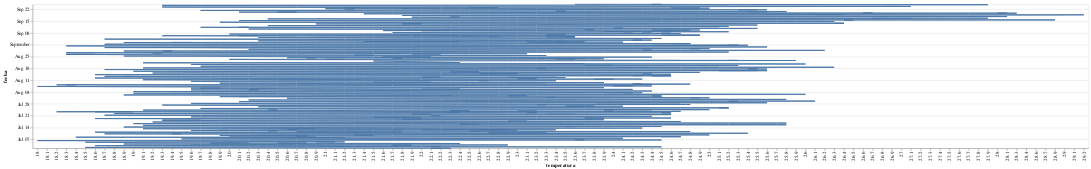

Notebook cell for this chart:
### Code cell
# prompt: Mediante el marco de datos dfapi: grafico

import altair as alt

# Convert fecha to datetime objects
dfapi['fecha'] = pd.to_datetime(dfapi['fecha'])


# Create an Altair chart
chart = alt.Chart(dfapi).mark_line().encode(
    x='temperatura',
    y='fecha'
)


# Display the chart
chart

### Figure 1 — Vega-Lite specification as saved in the notebook (floating-point values rounded to 4 significant figures; data arrays with more than 128 entries replaced by an {"elided": "..."} marker saying what was removed)
{"config": {"view": {"continuousWidth": 400, "continuousHeight": 300}}, "data": {"name": "data-369d31d0ffc56453580e1b8976942b00"}, "mark": "line", "encoding": {"x": {"field": "temperatura", "type": "nominal"}, "y": {"field": "fecha", "type": "temporal"}}, "$schema": "https://vega.github.io/schema/vega-lite/v4.17.0.json", "datasets": {"data-369d31d0ffc56453580e1b8976942b00": {"elided": "4000 records"}}}
